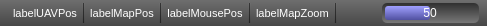
    <widget class="QFrame" name="frameStatusBar">
     <property name="sizePolicy">
      <sizepolicy hsizetype="Expanding" vsizetype="Preferred">
       <horstretch>0</horstretch>
       <verstretch>0</verstretch>
      </sizepolicy>
     </property>
     <property name="minimumSize">
      <size>
       <width>0</width>
       <height>0</height>
      </size>
     </property>
     <property name="maximumSize">
      <size>
       <width>16777215</width>
       <height>25</height>
      </size>
     </property>
     <property name="contextMenuPolicy">
      <enum>Qt::NoContextMenu</enum>
     </property>
     <property name="styleSheet">
      <string notr="true">QFrame{
background-color: qlineargradient(spread:pad, x1:0.5, y1:0, x2:0.5, y2:1, stop:0 rgba(110, 110, 110, 255), stop:1 rgba(71, 71, 71, 255));
color: rgba(0, 0, 0, 128);
}

QLabel {
background-color: transparent;
/* background-color: qlineargradient(spread:pad, x1:0.5, y1:0, x2:0.5, y2:1, stop:0 rgba(0, 0, 0, 80), stop:1 rgba(0, 0, 0, 80)); */
color: rgb(255, 255, 255);
/*border: 1px solid black;*/
border: none;
border-radius: 2px;
}
</string>
     </property>
     <property name="frameShape">
      <enum>QFrame::NoFrame</enum>
     </property>
     <property name="frameShadow">
      <enum>QFrame::Plain</enum>
     </property>
     <layout class="QHBoxLayout" name="horizontalLayout">
      <property name="spacing">
       <number>0</number>
      </property>
      <property name="leftMargin">
       <number>0</number>
      </property>
      <property name="topMargin">
       <number>3</number>
      </property>
      <property name="rightMargin">
       <number>0</number>
      </property>
      <property name="bottomMargin">
       <number>3</number>
      </property>
      <item>
       <layout class="QHBoxLayout" name="layoutWidgetStatusBar">
        <property name="spacing">
         <number>5</number>
        </property>
        <property name="leftMargin">
         <number>3</number>
        </property>
        <property name="rightMargin">
         <number>8</number>
        </property>
        <item>
         <spacer name="horizontalSpacer_7">
          <property name="orientation">
           <enum>Qt::Horizontal</enum>
          </property>
          <property name="sizeType">
           <enum>QSizePolicy::Fixed</enum>
          </property>
          <property name="sizeHint" stdset="0">
           <size>
            <width>10</width>
            <height>20</height>
           </size>
          </property>
         </spacer>
        </item>
        <item>
         <widget class="QLabel" name="labelUAVPos">
          <property name="sizePolicy">
           <sizepolicy hsizetype="Preferred" vsizetype="Preferred">
            <horstretch>0</horstretch>
            <verstretch>0</verstretch>
           </sizepolicy>
          </property>
          <property name="font">
           <font>
            <pointsize>8</pointsize>
            <weight>50</weight>
            <italic>false</italic>
            <bold>false</bold>
            <kerning>true</kerning>
           </font>
          </property>
          <property name="toolTip">
           <string>UAV position</string>
          </property>
          <property name="styleSheet">
           <string notr="true"/>
          </property>
          <property name="frameShape">
           <enum>QFrame::NoFrame</enum>
          </property>
          <property name="frameShadow">
           <enum>QFrame::Plain</enum>
          </property>
          <property name="text">
           <string>labelUAVPos</string>
          </property>
          <property name="alignment">
           <set>Qt::AlignCenter</set>
          </property>
          <property name="margin">
           <number>0</number>
          </property>
         </widget>
        </item>
        <item>
         <widget class="Line" name="line_3">
          <property name="frameShadow">
           <enum>QFrame::Plain</enum>
          </property>
          <property name="lineWidth">
           <number>1</number>
          </property>
          <property name="orientation">
           <enum>Qt::Vertical</enum>
          </property>
         </widget>
        </item>
        <item>
         <widget class="QLabel" name="labelMapPos">
          <property name="sizePolicy">
           <sizepolicy hsizetype="Preferred" vsizetype="Preferred">
            <horstretch>0</horstretch>
            <verstretch>0</verstretch>
           </sizepolicy>
          </property>
          <property name="font">
           <font>
            <pointsize>8</pointsize>
            <weight>50</weight>
            <italic>false</italic>
            <bold>false</bold>
            <kerning>true</kerning>
           </font>
          </property>
          <property name="toolTip">
           <string>Map position</string>
          </property>
          <property name="styleSheet">
           <string notr="true"/>
          </property>
          <property name="frameShape">
           <enum>QFrame::NoFrame</enum>
          </property>
          <property name="text">
           <string>labelMapPos</string>
          </property>
          <property name="alignment">
           <set>Qt::AlignCenter</set>
          </property>
          <property name="margin">
           <number>0</number>
          </property>
         </widget>
        </item>
        <item>
         <widget class="Line" name="line_4">
          <property name="frameShadow">
           <enum>QFrame::Plain</enum>
          </property>
          <property name="orientation">
           <enum>Qt::Vertical</enum>
          </property>
         </widget>
        </item>
        <item>
         <widget class="QLabel" name="labelMousePos">
          <property name="sizePolicy">
           <sizepolicy hsizetype="Preferred" vsizetype="Preferred">
            <horstretch>0</horstretch>
            <verstretch>0</verstretch>
           </sizepolicy>
          </property>
          <property name="font">
           <font>
            <pointsize>8</pointsize>
            <weight>50</weight>
            <italic>false</italic>
            <bold>false</bold>
            <kerning>true</kerning>
           </font>
          </property>
          <property name="toolTip">
           <string>Mouse position</string>
          </property>
          <property name="styleSheet">
           <string notr="true"/>
          </property>
          <property name="frameShape">
           <enum>QFrame::NoFrame</enum>
          </property>
          <property name="frameShadow">
           <enum>QFrame::Plain</enum>
          </property>
          <property name="text">
           <string>labelMousePos</string>
          </property>
          <property name="scaledContents">
           <bool>false</bool>
          </property>
          <property name="alignment">
           <set>Qt::AlignCenter</set>
          </property>
          <property name="margin">
           <number>0</number>
          </property>
         </widget>
        </item>
        <item>
         <widget class="Line" name="line">
          <property name="frameShadow">
           <enum>QFrame::Plain</enum>
          </property>
          <property name="orientation">
           <enum>Qt::Vertical</enum>
          </property>
         </widget>
        </item>
        <item>
         <widget class="QLabel" name="labelMapZoom">
          <property name="font">
           <font>
            <pointsize>8</pointsize>
           </font>
          </property>
          <property name="text">
           <string>labelMapZoom</string>
          </property>
         </widget>
        </item>
        <item>
         <widget class="Line" name="line_2">
          <property name="frameShadow">
           <enum>QFrame::Plain</enum>
          </property>
          <property name="orientation">
           <enum>Qt::Vertical</enum>
          </property>
         </widget>
        </item>
        <item>
         <spacer name="horizontalSpacer_3">
          <property name="orientation">
           <enum>Qt::Horizontal</enum>
          </property>
          <property name="sizeHint" stdset="0">
           <size>
            <width>40</width>
            <height>20</height>
           </size>
          </property>
         </spacer>
        </item>
        <item>
         <widget class="QProgressBar" name="progressBarMap">
          <property name="sizePolicy">
           <sizepolicy hsizetype="MinimumExpanding" vsizetype="Preferred">
            <horstretch>0</horstretch>
            <verstretch>0</verstretch>
           </sizepolicy>
          </property>
          <property name="minimumSize">
           <size>
            <width>40</width>
            <height>0</height>
           </size>
          </property>
          <property name="maximumSize">
           <size>
            <width>100</width>
            <height>16777215</height>
           </size>
          </property>
          <property name="autoFillBackground">
           <bool>false</bool>
          </property>
          <property name="styleSheet">
           <string notr="true">QProgressBar {
border: none;
border-radius: 5px;
padding: 3px;
background-color: qlineargradient(spread:pad, x1:0.5, y1:0, x2:0.5, y2:1, stop:0 rgba(48, 48, 48, 255), stop:1 rgba(120, 120, 120, 255));
color: rgb(255, 255, 255);
}
QProgressBar::chunk {
background-color: rgb(85, 85, 255);
background-color: qlineargradient(spread:pad, x1:0.5, y1:0, x2:0.5, y2:1, stop:0 rgba(160, 160, 255, 255), stop:1 rgba(80, 80, 160, 255));
border: none;
border-radius: 3px;
}</string>
          </property>
          <property name="value">
           <number>50</number>
          </property>
          <property name="alignment">
           <set>Qt::AlignCenter</set>
          </property>
          <property name="textVisible">
           <bool>true</bool>
          </property>
          <property name="invertedAppearance">
           <bool>false</bool>
          </property>
          <property name="format">
           <string>%v</string>
          </property>
         </widget>
        </item>
       </layout>
      </item>
     </layout>
    </widget>
